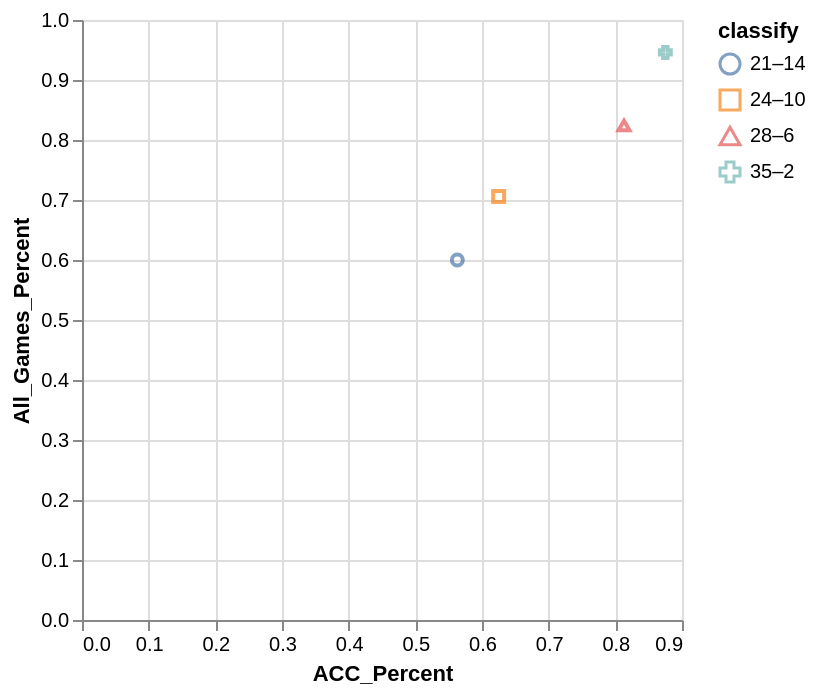

Source (Vega-Lite JSON):
### Vega-Lite specification from a JSON file in a GitHub repository (floating-point values rounded to 4 significant figures)
{"data": {"values": [{"x_data": 0.563, "y_data": 0.6, "classify": "21–14"}, {"x_data": 0.625, "y_data": 0.706, "classify": "24–10"}, {"x_data": 0.813, "y_data": 0.824, "classify": "28–6"}, {"x_data": 0.875, "y_data": 0.946, "classify": "35–2"}]}, "mark": "point", "encoding": {"x": {"field": "x_data", "type": "quantitative", "title": "ACC_Percent", "scale": {"zero": "false"}}, "y": {"field": "y_data", "type": "quantitative", "title": "All_Games_Percent", "scale": {"zero": "false"}}, "color": {"field": "classify", "type": "nominal"}, "shape": {"field": "classify", "type": "nominal"}}}
